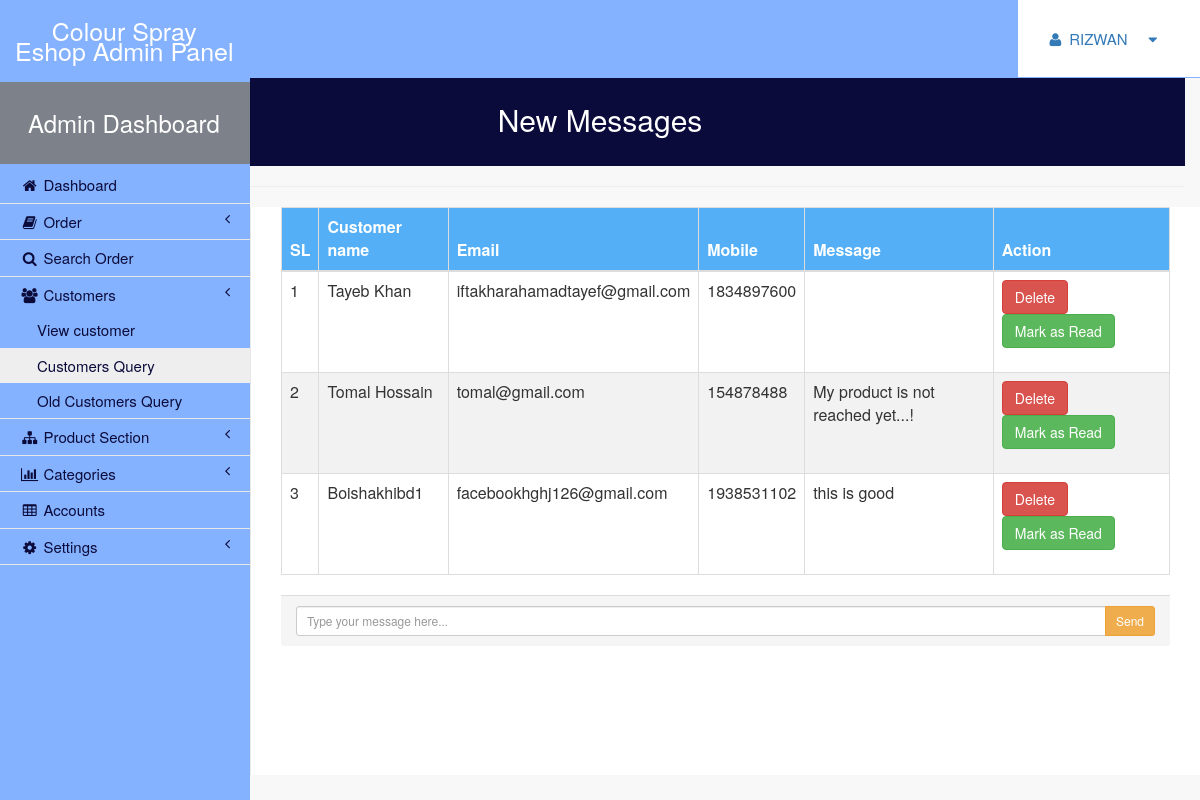
Page /admin/cus_query.php (signed in) on the committed database.
### tables this page shows
CREATE TABLE IF NOT EXISTS `contact` (
`id` int(20) NOT NULL,
  `name` varchar(50) NOT NULL,
  `email` varchar(50) NOT NULL,
  `mobile` int(20) NOT NULL,
  `message` varchar(255) NOT NULL,
  `status` int(1) NOT NULL
);

### admin/cus_query.php (the view, shortened to what this page needs)
<?php include"header.php";?>
  <div class="col-lg-12">
                  <center> <h2 style="background-color:#0B0B3B;padding:30px;color:white;"> New Messages </h2></center> <hr/>
               </div>
<div id="page-wrapper" style="overflow:scroll;">
						<table class="table">
   <thead>
     <tr style="color:skyblue;">
       <th>SL</th>
       <th>Customer name</th>
	<th>Email</th>
	<th>Mobile</th>
	<th>Message</th>
	<th>Action</th>
     </tr>
   </thead>
   <tbody>
						<?php
						$product_query = "SELECT * FROM contact where status = 0 ORDER BY id DESC";
						$run_query = mysqli_query($con,$product_query);
						if(mysqli_num_rows($run_query) > 0){
	$sl = 0;
									while($row = mysqli_fetch_array($run_query)){
										$sl++;
										$name   = $row['name'];
										$email = $row['email'];
										$mobile = $row['mobile'];
										$message = $row['message'];
										?>
									  <tr>
										<td><?php echo $sl; ?></td>
										<td><?php echo $name; ?></td>
										<td><?php echo $email; ?></td>
										<td><?php echo $mobile; ?></td>
										<td><?php echo $message; ?></td>
										<td>
										<form action="cus_query.php" method="post">
										<input type="submit" name="delete" class="btn btn-danger" value="Delete">
										<input type="submit" name="read" class="btn btn-success" value="Mark as Read">
										</form>
										</td>
									  </tr>
						<?php
	}
						}
						?>
				 </tbody>
 </table>
					 <?php include"footer.php";?>

### admin/cus_query.php (style rules this page uses)
table, td, tr, th { border-collapse: collapse; border: 1px solid #ddd; }
th, td { text-align: left; padding: 8px; }
tr:nth-child(even) { background-color: #f2f2f2 }
th { background-color: #54aff6; color: white; }

### rows in the picture
contact: name "Tayeb Khan", email "iftakharahamadtayef@gmail.com", mobile "1834897600"
contact: name "Tomal Hossain", email "tomal@gmail.com", mobile "154878488", message "My product is not reached yet...!"
contact: name "Boishakhibd1", email "facebookhghj126@gmail.com", mobile "1938531102", message "this is good"

### other values in the picture
$_SESSION['name'] "RIZWAN"
